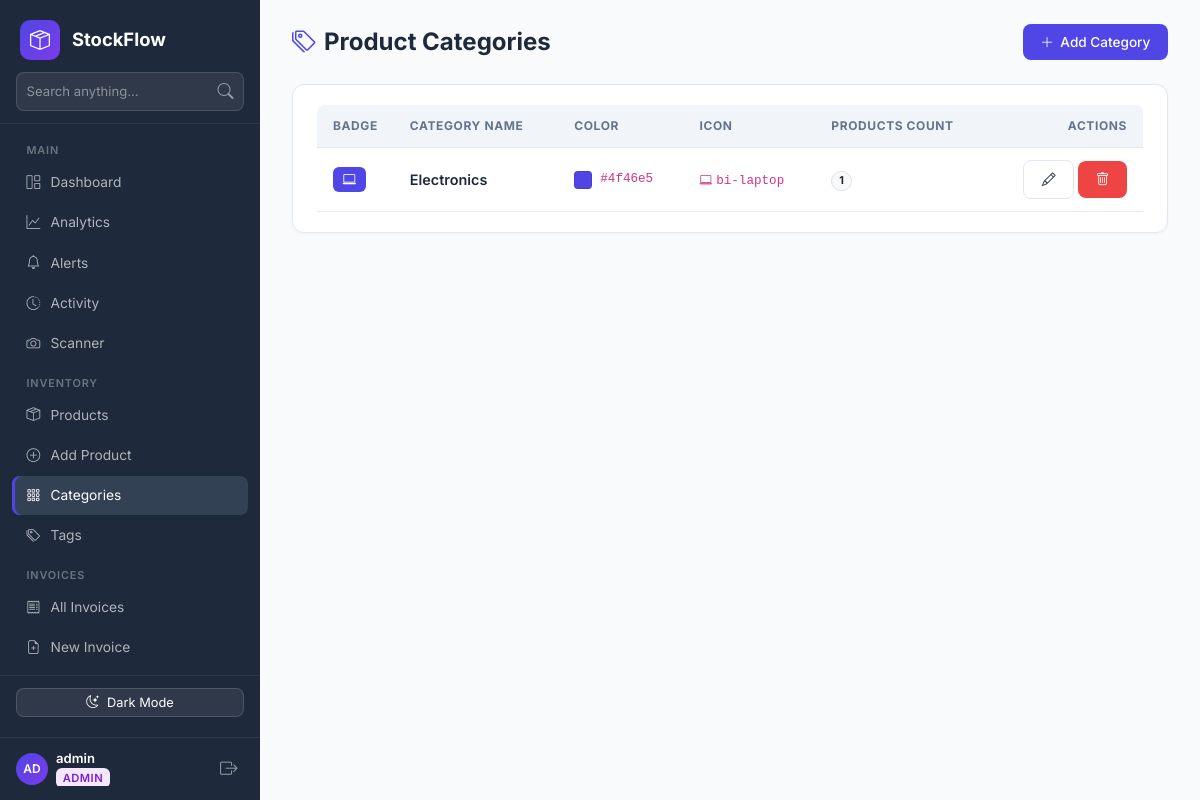
/categories (signed in), run on the app's committed database.
### app.py (models this page shows, shortened)
class User(db.Model, UserMixin):
    __tablename__ = "user"
    id            = db.Column(db.Integer, primary_key=True)
    username      = db.Column(db.String(80), unique=True, nullable=False)
    email         = db.Column(db.String(120), unique=True, nullable=False)
    password_hash = db.Column(db.String(255), nullable=False)
    role          = db.Column(db.String(20), default='staff')
    created_at    = db.Column(db.DateTime, default=datetime.utcnow)
    is_active     = db.Column(db.Boolean, default=True)
    @property
    def initials(self):
        parts = self.username.strip().split()
        if len(parts) >= 2:
            return (parts[0][0] + parts[1][0]).upper()
        return self.username[:2].upper() if self.username else '?'

class Category(db.Model):
    __tablename__ = "category"
    id       = db.Column(db.Integer, primary_key=True)
    name     = db.Column(db.String(100), nullable=False)
    color    = db.Column(db.String(20), default='#4f46e5')
    icon     = db.Column(db.String(50), default='bi-tag')
    products = db.relationship('Product', backref='category', lazy=True)

### app.py (the view)
@app.route('/categories')
@login_required
def category_list():
    categories = Category.query.order_by(Category.name).all()
    return render_template('categories.html', categories=categories)

### app.py (called while the page is built)
@login_manager.user_loader
def load_user(user_id):
    return User.query.get(int(user_id))

@app.context_processor
def inject_global_data():
    try:
        low_stock_count = Product.query.filter(Product.quantity <= 10).count()
    except Exception:
        low_stock_count = 0
    return dict(
        low_stock_count=low_stock_count,
        permissions=PERMISSIONS,
        perm_definitions=PERM_DEFINITIONS
    )

### templates/categories.html (shortened to what this page needs)
{% extends "base.html" %}
{% block content %}
<div class="sf-topbar">
    <h1><i class="bi bi-tags me-2" style="color:var(--sf-primary)"></i>Product Categories</h1>
    <a href="{{ url_for('category_create') }}" class="btn-sf primary"><i class="bi bi-plus-lg"></i> Add Category</a>
</div>
<div class="sf-card">
    {% if categories %}
    <div class="table-responsive">
        <table class="sf-table">
            <thead>
                <tr>
                    <th style="width:60px;">Badge</th>
                    <th>Category Name</th>
                    <th>Color</th>
                    <th>Icon</th>
                    <th>Products Count</th>
                    <th style="text-align:right;">Actions</th>
                </tr>
            </thead>
            <tbody>
                {% for c in categories %}
                <tr>
                    <td>
                        <span class="badge" style="background-color:{{ c.color }}; color:#fff; font-size:.85rem; padding:.4em .7em; border-radius:6px;">
                            <i class="bi {{ c.icon }}"></i>
                        </span>
                    </td>
                    <td style="font-weight:600;">{{ c.name }}</td>
                    <td>
                        <div class="d-flex align-items-center gap-2">
                            <span style="display:inline-block; width:18px; height:18px; border-radius:4px; background:{{ c.color }}; border:1px solid rgba(0,0,0,.1);"></span>
                            <code>{{ c.color }}</code>
                        </div>
                    </td>
                    <td><code><i class="bi {{ c.icon }} me-1"></i>{{ c.icon }}</code></td>
                    <td><span class="badge rounded-pill bg-light text-dark border">{{ c.products|length }}</span></td>
                    <td style="text-align:right;">
                        <a href="{{ url_for('category_edit', cid=c.id) }}" class="btn-sf outline btn-sm" title="Edit"><i class="bi bi-pencil"></i></a>
                        <form action="{{ url_for('category_delete', cid=c.id) }}" method="POST" style="display:inline;" onsubmit="return confirm('Delete category {{ c.name }}? Products in this category will become uncategorized.')">
                            <button type="submit" class="btn-sf danger btn-sm" title="Delete"><i class="bi bi-trash"></i></button>
                        </form>
                    </td>
                </tr>
                {% endfor %}
            </tbody>
        </table>
    </div>
    {% else %}
    <div class="text-center py-5 text-muted">
        <i class="bi bi-tags" style="font-size:2.5rem;"></i>
        <p class="mt-2 mb-0">No categories found. <a href="{{ url_for('category_create') }}">Create your first category</a>.</p>
    </div>
    {% endif %}
</div>
{% endblock %}

### templates/base.html (shortened to what this page needs)
<!DOCTYPE html>
<html lang="en">
<head>
    <link href="https://cdn.jsdelivr.net/npm/bootstrap@5.3.2/dist/css/bootstrap.min.css" rel="stylesheet">
    <link rel="stylesheet" href="https://cdn.jsdelivr.net/npm/bootstrap-icons@1.11.2/font/bootstrap-icons.min.css">
</head>
<body>
    <nav class="sf-sidebar" id="sidebar">
        <div class="brand">
            <div class="brand-icon"><i class="bi bi-box-seam"></i></div>
            <span class="brand-text">StockFlow</span>
        </div>
        <div class="sf-sidebar-search">
            <form action="{{ url_for('search') }}" method="GET">
                <div class="input-group">
                    <input type="text" name="q" class="form-control" placeholder="Search anything..." value="{{ request.args.get('q', '') }}">
                    <button type="submit" class="btn"><i class="bi bi-search"></i></button>
                </div>
            </form>
        </div>
        <div class="nav-section">
            <div class="nav-label">Main</div>
            <a href="{{ url_for('index') }}" class="nav-link {% if request.endpoint == 'index' and not request.args.get('tag') %}active{% endif %}">
                <i class="bi bi-grid-1x2"></i> Dashboard
            </a>
            <a href="{{ url_for('analytics') }}" class="nav-link {% if request.endpoint == 'analytics' %}active{% endif %}">
                <i class="bi bi-graph-up"></i> Analytics
            </a>
            <a href="{{ url_for('alerts') }}" class="nav-link {% if request.endpoint == 'alerts' %}active{% endif %}">
                <i class="bi bi-bell"></i> Alerts
            </a>
            <a href="{{ url_for('activity_log') }}" class="nav-link {% if request.endpoint == 'activity_log' %}active{% endif %}">
                <i class="bi bi-clock-history"></i> Activity
            </a>
            <a href="{{ url_for('scanner') }}" class="nav-link {% if request.endpoint == 'scanner' %}active{% endif %}">
                <i class="bi bi-camera"></i> Scanner
            </a>
            <div class="nav-label">Inventory</div>
            <a href="{{ url_for('index') }}" class="nav-link {% if request.endpoint == 'index' %}active{% endif %}">
                <i class="bi bi-box-seam"></i> Products
            </a>
            <a href="{{ url_for('product_create') }}" class="nav-link {% if request.endpoint == 'product_create' %}active{% endif %}">
                <i class="bi bi-plus-circle"></i> Add Product
            </a>
            <a href="{{ url_for('category_list') }}" class="nav-link {% if request.endpoint in ['category_list', 'category_create', 'category_edit'] %}active{% endif %}">
                <i class="bi bi-grid-3x3-gap"></i> Categories
            </a>
            <a href="{{ url_for('tag_list') }}" class="nav-link {% if request.endpoint in ['tag_list', 'tag_create', 'tag_edit'] %}active{% endif %}">
                <i class="bi bi-tags"></i> Tags
            </a>
            <div class="nav-label">Invoices</div>
            <a href="{{ url_for('invoice_list') }}" class="nav-link {% if request.endpoint == 'invoice_list' %}active{% endif %}">
                <i class="bi bi-receipt"></i> All Invoices
            </a>
            <a href="{{ url_for('invoice_create') }}" class="nav-link {% if request.endpoint == 'invoice_create' %}active{% endif %}">
                <i class="bi bi-file-earmark-plus"></i> New Invoice
            </a>
            <a href="{{ url_for('return_list') }}" class="nav-link {% if request.endpoint in ['return_list', 'invoice_return_create'] %}active{% endif %}">
            </a>
        </div>
        <div class="sf-sidebar-footer" style="padding:0.75rem 1rem;">
            <button type="button" class="btn btn-sm w-100 d-flex align-items-center justify-content-center gap-2 mb-2" id="darkModeBtn" onclick="toggleDarkMode()" style="background:rgba(255,255,255,0.08);color:#fff;border:1px solid rgba(255,255,255,0.15);border-radius:8px;font-size:0.8rem;">
                <i class="bi bi-moon-stars" id="darkModeIcon"></i> <span id="darkModeText">Dark Mode</span>
            </button>
        </div>
        {% if current_user.is_authenticated %}
        <div class="user-footer-card">
            <div class="d-flex align-items-center gap-2 overflow-hidden">
                <div class="avatar sm blue">{{ current_user.initials }}</div>
                <div style="line-height:1.2; overflow:hidden;">
                    <div style="color:#fff; font-weight:600; font-size:.82rem; white-space:nowrap; text-overflow:ellipsis; overflow:hidden;">
                        {{ current_user.username }}
                    </div>
                    <span class="badge-role {{ current_user.role }}">{{ current_user.role }}</span>
                </div>
            </div>
            <a href="{{ url_for('logout') }}" title="Logout" style="color:rgba(255,255,255,.5); font-size:1.1rem; padding:.2rem .4rem; text-decoration:none;" onmouseover="this.style.color='#ef4444'" onmouseout="this.style.color='rgba(255,255,255,.5)'">
                <i class="bi bi-box-arrow-right"></i>
            </a>
        </div>
        {% endif %}
    </nav>
    <div class="sf-main">
        {% block content %}{% endblock %}
    </div>
</body>
</html>

### data on the page
User: initials "AD", username "admin", role "ADMIN"
Category: name "Electronics", color "#4f46e5", icon "bi-laptop", products|length "1"
